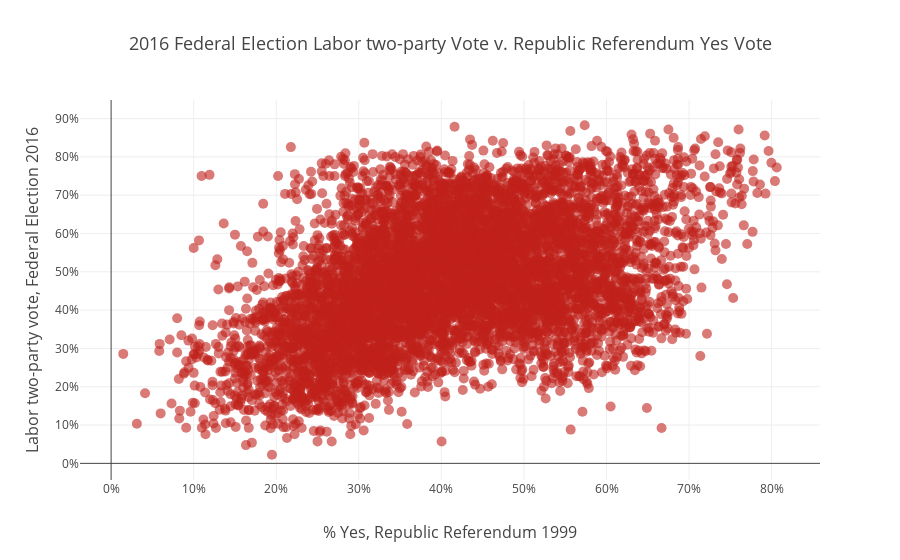

The cell this chart's notebook holds for it:
### Code cell
py.iplot(figure05, filename='figure05')
# pyonline.image.ishow(figure05, width=1500, height=750)

### Figure 1 — Plotly figure (JSON) as saved in the notebook; plotly's stock layout.template omitted (floating-point values rounded to 4 significant figures; data arrays with more than 128 entries replaced by an {"elided": "..."} marker saying what was removed)
{"data": [{"marker": {"color": "#c0211a", "opacity": 0.6, "size": 10}, "mode": "markers", "name": "Labor two-party vote, Federal Election 2016", "text": {"elided": "7044 str values"}, "type": "scatter", "x": {"elided": "7044 float values"}, "y": {"elided": "7044 float values"}}], "layout": {"title": "2016 Federal Election Labor two-party Vote v. Republic Referendum Yes Vote", "titlefont": {"family": "Open Sans", "size": 18}, "xaxis": {"tickformat": ",.0%", "title": "% Yes, Republic Referendum 1999", "titlefont": {"family": "Open Sans", "size": 16}}, "yaxis": {"tickformat": ",.0%", "title": "Labor two-party vote, Federal Election 2016", "titlefont": {"family": "Open Sans", "size": 16}}}}
